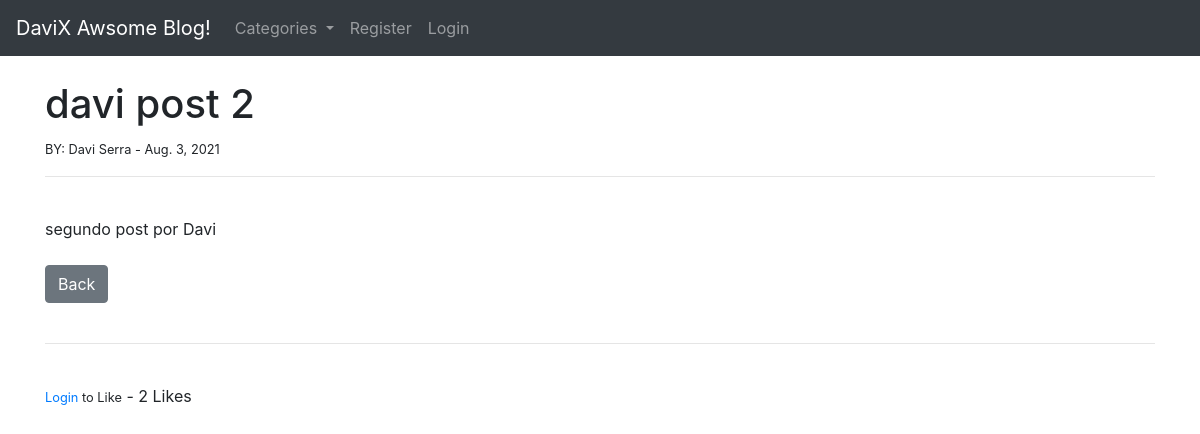
Screenshot of /article/17 with the database file from the repository.
### theblog/models.py (models this page shows, shortened)
class Post(models.Model):
    title = models.CharField(max_length=255)
    title_tag = models.CharField(max_length=255)
    author = models.ForeignKey(User, on_delete=models.CASCADE)
    body = models.TextField()
    post_date = models.DateField(auto_now_add=True)
    category = models.CharField(max_length=255, default='coding')
    likes = models.ManyToManyField(User, related_name='blog_post')
    def total_likes(self):
        return self.likes.count()

### theblog/views.py (the view)
# urls.py: path('article/<int:pk>', ArticleDetailView.as_view(), name='article-detail'),
class ArticleDetailView(DetailView):
    model = Post
    template_name = 'article_details.html'
    def get_context_data(self, *args, **kwargs):
        cat_menu = Category.objects.all()
        context = super(ArticleDetailView, self).get_context_data(
            *args, **kwargs)
        stuff = get_object_or_404(Post, id=self.kwargs['pk'])
        total_likes = stuff.total_likes()
        ''' aqui também implementa o unlike'''
        liked = False
        if stuff.likes.filter(id=self.request.user.id).exists():
            liked = True
        context['cat_menu'] = cat_menu
        context['total_likes'] = total_likes
        context['liked'] = liked # esta linha foi add para o unlike
        return context

### theblog/models.py (called while the page is built)
    def __str__(self):
        return self.name

### theblog/templates/article_details.html (shortened to what this page needs)
{% extends 'base.html' %}
{% block content %}
<h1>{{ post.title }} </h1>
<small>BY:
    {{ post.author.first_name}}
    {{ post.author.last_name }} -
    {{post.post_date}}
</small><br />
<hr>
<br>
{{ post.body|safe}}
<br /><br />
<a href="{% url 'home' %}" class="btn btn-secondary">Back</a>
<br/><br/>
<hr>
<br/>
<form action="{% url 'like_post' post.pk %}" method="POST">
    {% if user.is_authenticated %}
        {% if liked %}
            <button type="submit" , name="post_id", value="{{ post.id }}", class="btn btn-danger btn-sm">
                Unlike</button>
        {% else %}
            <button type="submit" , name="post_id", value="{{ post.id }}", class="btn btn-primary btn-sm">
                Like</button>
        {% endif %}
    {% else %}
        <small> <a  href="{% url 'login' %}">Login</a>
             to Like</small>
    {% endif %}
        - {{total_likes}} Likes
</form>
{% endblock %}

### rows the page displays
Post: title "davi post 2", author.first_name "Davi", author.last_name "Serra", post_date "Aug. 3, 2021", body "segundo post por Davi"

### other values shown
{{ total_likes }} "2"
